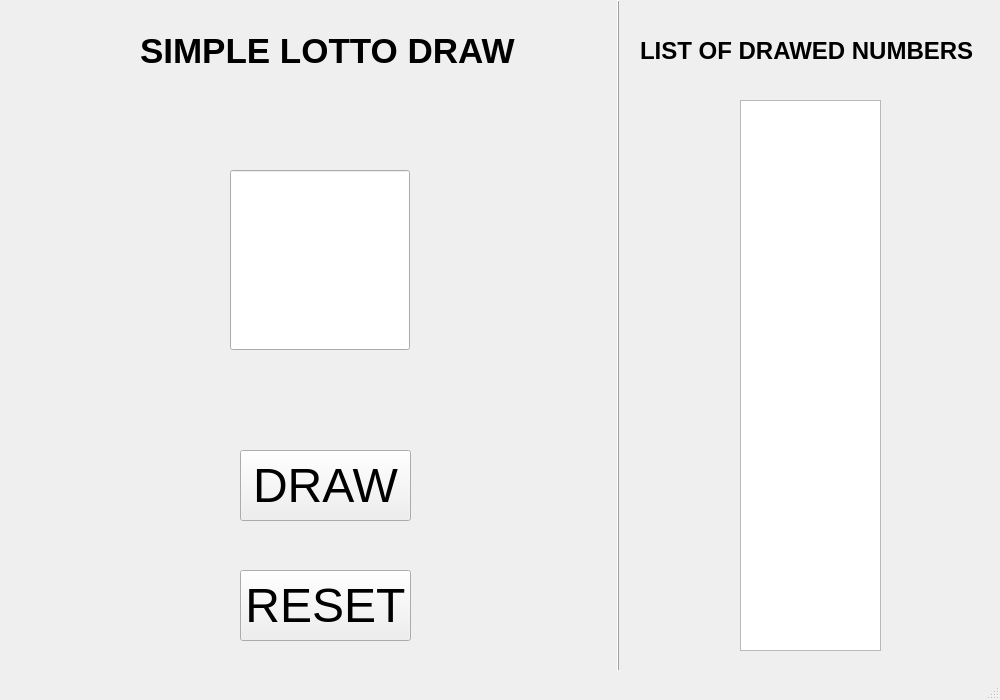
<?xml version="1.0" encoding="UTF-8"?>
<ui version="4.0">
 <class>MainWindow</class>
 <widget class="QMainWindow" name="MainWindow">
  <property name="windowModality">
   <enum>Qt::NonModal</enum>
  </property>
  <property name="geometry">
   <rect>
    <x>0</x>
    <y>0</y>
    <width>1000</width>
    <height>700</height>
   </rect>
  </property>
  <property name="windowTitle">
   <string>MainWindow</string>
  </property>
  <widget class="QWidget" name="centralwidget">
   <widget class="QLabel" name="label">
    <property name="geometry">
     <rect>
      <x>140</x>
      <y>10</y>
      <width>391</width>
      <height>81</height>
     </rect>
    </property>
    <property name="font">
     <font>
      <pointsize>26</pointsize>
      <weight>75</weight>
      <bold>true</bold>
     </font>
    </property>
    <property name="text">
     <string>SIMPLE LOTTO DRAW</string>
    </property>
   </widget>
   <widget class="QLineEdit" name="screen">
    <property name="geometry">
     <rect>
      <x>230</x>
      <y>170</y>
      <width>180</width>
      <height>180</height>
     </rect>
    </property>
    <property name="font">
     <font>
      <pointsize>72</pointsize>
     </font>
    </property>
    <property name="layoutDirection">
     <enum>Qt::LeftToRight</enum>
    </property>
    <property name="text">
     <string/>
    </property>
    <property name="echoMode">
     <enum>QLineEdit::Normal</enum>
    </property>
    <property name="cursorPosition">
     <number>0</number>
    </property>
    <property name="alignment">
     <set>Qt::AlignCenter</set>
    </property>
    <property name="readOnly">
     <bool>true</bool>
    </property>
   </widget>
   <widget class="QTextEdit" name="textEdit">
    <property name="geometry">
     <rect>
      <x>740</x>
      <y>100</y>
      <width>141</width>
      <height>551</height>
     </rect>
    </property>
    <property name="font">
     <font>
      <pointsize>14</pointsize>
     </font>
    </property>
    <property name="html">
     <string>&lt;!DOCTYPE HTML PUBLIC &quot;-//W3C//DTD HTML 4.0//EN&quot; &quot;http://www.w3.org/TR/REC-html40/strict.dtd&quot;&gt;
&lt;html&gt;&lt;head&gt;&lt;meta name=&quot;qrichtext&quot; content=&quot;1&quot; /&gt;&lt;style type=&quot;text/css&quot;&gt;
p, li { white-space: pre-wrap; }
&lt;/style&gt;&lt;/head&gt;&lt;body style=&quot; font-family:'MS Shell Dlg 2'; font-size:14pt; font-weight:400; font-style:normal;&quot;&gt;
&lt;p style=&quot;-qt-paragraph-type:empty; margin-top:0px; margin-bottom:0px; margin-left:0px; margin-right:0px; -qt-block-indent:0; text-indent:0px; font-family:'MS Shell Dlg 2';&quot;&gt;&lt;br /&gt;&lt;/p&gt;&lt;/body&gt;&lt;/html&gt;</string>
    </property>
   </widget>
   <widget class="Line" name="line">
    <property name="geometry">
     <rect>
      <x>610</x>
      <y>0</y>
      <width>16</width>
      <height>671</height>
     </rect>
    </property>
    <property name="font">
     <font>
      <pointsize>14</pointsize>
     </font>
    </property>
    <property name="frameShadow">
     <enum>QFrame::Raised</enum>
    </property>
    <property name="orientation">
     <enum>Qt::Vertical</enum>
    </property>
   </widget>
   <widget class="QLabel" name="label_2">
    <property name="geometry">
     <rect>
      <x>640</x>
      <y>10</y>
      <width>391</width>
      <height>81</height>
     </rect>
    </property>
    <property name="font">
     <font>
      <pointsize>18</pointsize>
      <weight>75</weight>
      <bold>true</bold>
     </font>
    </property>
    <property name="text">
     <string>LIST OF DRAWED NUMBERS</string>
    </property>
   </widget>
   <widget class="QPushButton" name="pushButton">
    <property name="geometry">
     <rect>
      <x>240</x>
      <y>450</y>
      <width>171</width>
      <height>71</height>
     </rect>
    </property>
    <property name="font">
     <font>
      <pointsize>36</pointsize>
     </font>
    </property>
    <property name="text">
     <string>DRAW</string>
    </property>
   </widget>
   <widget class="QPushButton" name="pushButton_2">
    <property name="geometry">
     <rect>
      <x>240</x>
      <y>570</y>
      <width>171</width>
      <height>71</height>
     </rect>
    </property>
    <property name="font">
     <font>
      <pointsize>36</pointsize>
     </font>
    </property>
    <property name="text">
     <string>RESET</string>
    </property>
   </widget>
  </widget>
  <widget class="QMenuBar" name="menubar">
   <property name="geometry">
    <rect>
     <x>0</x>
     <y>0</y>
     <width>1000</width>
     <height>22</height>
    </rect>
   </property>
  </widget>
  <widget class="QStatusBar" name="statusbar"/>
 </widget>
 <resources/>
 <connections/>
</ui>
